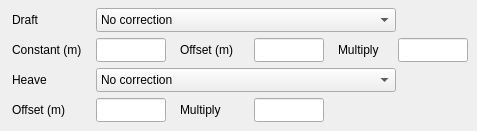
   <widget class="QWidget" name="tabDraft">
    <attribute name="title">
     <string>Draft / heave</string>
    </attribute>
    <widget class="QLabel" name="lblDraft">
     <property name="geometry">
      <rect>
       <x>12</x>
       <y>8</y>
       <width>80</width>
       <height>24</height>
      </rect>
     </property>
     <property name="text">
      <string>Draft</string>
     </property>
    </widget>
    <widget class="QComboBox" name="cbDraft">
     <property name="geometry">
      <rect>
       <x>96</x>
       <y>8</y>
       <width>300</width>
       <height>24</height>
      </rect>
     </property>
     <property name="toolTip">
      <string>Draft correction (DRAFTMODE).</string>
     </property>
     <property name="parKey" stdset="0">
      <string>DRAFTMODE</string>
     </property>
     <item>
      <property name="text">
       <string>No correction</string>
      </property>
     </item>
     <item>
      <property name="text">
       <string>Offset</string>
      </property>
     </item>
     <item>
      <property name="text">
       <string>Multiply</string>
      </property>
     </item>
     <item>
      <property name="text">
       <string>Offset and multiply</string>
      </property>
     </item>
     <item>
      <property name="text">
       <string>Set to a constant</string>
      </property>
     </item>
    </widget>
    <widget class="QLabel" name="lblDraftC">
     <property name="geometry">
      <rect>
       <x>12</x>
       <y>38</y>
       <width>80</width>
       <height>24</height>
      </rect>
     </property>
     <property name="text">
      <string>Constant (m)</string>
     </property>
    </widget>
    <widget class="QLineEdit" name="editDraft">
     <property name="geometry">
      <rect>
       <x>96</x>
       <y>38</y>
       <width>70</width>
       <height>24</height>
      </rect>
     </property>
     <property name="toolTip">
      <string>The constant draft, metres (DRAFT).</string>
     </property>
     <property name="parKey" stdset="0">
      <string>DRAFT</string>
     </property>
     <property name="parDefault" stdset="0">
      <string>0</string>
     </property>
    </widget>
    <widget class="QLabel" name="lblDraftOff">
     <property name="geometry">
      <rect>
       <x>180</x>
       <y>38</y>
       <width>70</width>
       <height>24</height>
      </rect>
     </property>
     <property name="text">
      <string>Offset (m)</string>
     </property>
    </widget>
    <widget class="QLineEdit" name="editDraftOff">
     <property name="geometry">
      <rect>
       <x>254</x>
       <y>38</y>
       <width>70</width>
       <height>24</height>
      </rect>
     </property>
     <property name="toolTip">
      <string>Metres added to the draft (DRAFTOFFSET).</string>
     </property>
     <property name="parKey" stdset="0">
      <string>DRAFTOFFSET</string>
     </property>
     <property name="parDefault" stdset="0">
      <string>0</string>
     </property>
    </widget>
    <widget class="QLabel" name="lblDraftMul">
     <property name="geometry">
      <rect>
       <x>338</x>
       <y>38</y>
       <width>56</width>
       <height>24</height>
      </rect>
     </property>
     <property name="text">
      <string>Multiply</string>
     </property>
    </widget>
    <widget class="QLineEdit" name="editDraftMul">
     <property name="geometry">
      <rect>
       <x>398</x>
       <y>38</y>
       <width>70</width>
       <height>24</height>
      </rect>
     </property>
     <property name="toolTip">
      <string>Factor the draft is multiplied by (DRAFTMULTIPLY).</string>
     </property>
     <property name="parKey" stdset="0">
      <string>DRAFTMULTIPLY</string>
     </property>
     <property name="parDefault" stdset="0">
      <string>1</string>
     </property>
    </widget>
    <widget class="QLabel" name="lblHeave">
     <property name="geometry">
      <rect>
       <x>12</x>
       <y>68</y>
       <width>80</width>
       <height>24</height>
      </rect>
     </property>
     <property name="text">
      <string>Heave</string>
     </property>
    </widget>
    <widget class="QComboBox" name="cbHeave">
     <property name="geometry">
      <rect>
       <x>96</x>
       <y>68</y>
       <width>300</width>
       <height>24</height>
      </rect>
     </property>
     <property name="toolTip">
      <string>Heave correction (HEAVEMODE).</string>
     </property>
     <property name="parKey" stdset="0">
      <string>HEAVEMODE</string>
     </property>
     <item>
      <property name="text">
       <string>No correction</string>
      </property>
     </item>
     <item>
      <property name="text">
       <string>Offset</string>
      </property>
     </item>
     <item>
      <property name="text">
       <string>Multiply</string>
      </property>
     </item>
     <item>
      <property name="text">
       <string>Offset and multiply</string>
      </property>
     </item>
    </widget>
    <widget class="QLabel" name="lblHeaveOff">
     <property name="geometry">
      <rect>
       <x>12</x>
       <y>98</y>
       <width>80</width>
       <height>24</height>
      </rect>
     </property>
     <property name="text">
      <string>Offset (m)</string>
     </property>
    </widget>
    <widget class="QLineEdit" name="editHeaveOff">
     <property name="geometry">
      <rect>
       <x>96</x>
       <y>98</y>
       <width>70</width>
       <height>24</height>
      </rect>
     </property>
     <property name="toolTip">
      <string>Metres added to the heave (HEAVEOFFSET).</string>
     </property>
     <property name="parKey" stdset="0">
      <string>HEAVEOFFSET</string>
     </property>
     <property name="parDefault" stdset="0">
      <string>0</string>
     </property>
    </widget>
    <widget class="QLabel" name="lblHeaveMul">
     <property name="geometry">
      <rect>
       <x>180</x>
       <y>98</y>
       <width>70</width>
       <height>24</height>
      </rect>
     </property>
     <property name="text">
      <string>Multiply</string>
     </property>
    </widget>
    <widget class="QLineEdit" name="editHeaveMul">
     <property name="geometry">
      <rect>
       <x>254</x>
       <y>98</y>
       <width>70</width>
       <height>24</height>
      </rect>
     </property>
     <property name="toolTip">
      <string>Factor the heave is multiplied by (HEAVEMULTIPLY).</string>
     </property>
     <property name="parKey" stdset="0">
      <string>HEAVEMULTIPLY</string>
     </property>
     <property name="parDefault" stdset="0">
      <string>1</string>
     </property>
    </widget>
   </widget>
